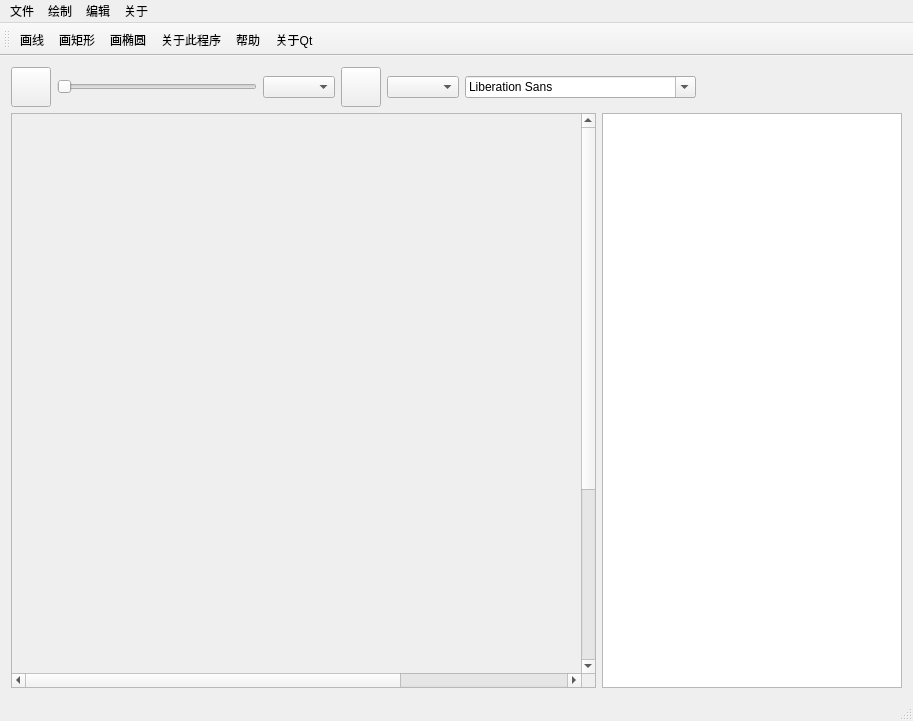
<?xml version="1.0" encoding="UTF-8"?>
<ui version="4.0">
 <class>MainWindow</class>
 <widget class="QMainWindow" name="MainWindow">
  <property name="geometry">
   <rect>
    <x>0</x>
    <y>0</y>
    <width>913</width>
    <height>721</height>
   </rect>
  </property>
  <property name="windowTitle">
   <string>Mini PhotoShop v1.0</string>
  </property>
  <property name="windowIcon">
   <iconset resource="../../imgs.qrc">
    <normaloff>:/img/img/icon.png</normaloff>:/img/img/icon.png</iconset>
  </property>
  <widget class="QWidget" name="centralWidget">
   <property name="sizePolicy">
    <sizepolicy hsizetype="Minimum" vsizetype="Minimum">
     <horstretch>0</horstretch>
     <verstretch>0</verstretch>
    </sizepolicy>
   </property>
   <layout class="QVBoxLayout" name="verticalLayout">
    <item>
     <layout class="QHBoxLayout" name="horizontalLayout">
      <item>
       <widget class="QPushButton" name="foreColorButton">
        <property name="sizePolicy">
         <sizepolicy hsizetype="Fixed" vsizetype="Fixed">
          <horstretch>0</horstretch>
          <verstretch>0</verstretch>
         </sizepolicy>
        </property>
        <property name="minimumSize">
         <size>
          <width>40</width>
          <height>40</height>
         </size>
        </property>
        <property name="maximumSize">
         <size>
          <width>40</width>
          <height>40</height>
         </size>
        </property>
        <property name="text">
         <string/>
        </property>
       </widget>
      </item>
      <item>
       <widget class="QSlider" name="penWidthSlider">
        <property name="sizePolicy">
         <sizepolicy hsizetype="Fixed" vsizetype="Fixed">
          <horstretch>0</horstretch>
          <verstretch>0</verstretch>
         </sizepolicy>
        </property>
        <property name="minimumSize">
         <size>
          <width>200</width>
          <height>0</height>
         </size>
        </property>
        <property name="maximumSize">
         <size>
          <width>200</width>
          <height>16777215</height>
         </size>
        </property>
        <property name="orientation">
         <enum>Qt::Horizontal</enum>
        </property>
       </widget>
      </item>
      <item>
       <widget class="QComboBox" name="penStyleComboBox"/>
      </item>
      <item>
       <widget class="QPushButton" name="backColorButton">
        <property name="sizePolicy">
         <sizepolicy hsizetype="Fixed" vsizetype="Fixed">
          <horstretch>0</horstretch>
          <verstretch>0</verstretch>
         </sizepolicy>
        </property>
        <property name="minimumSize">
         <size>
          <width>40</width>
          <height>40</height>
         </size>
        </property>
        <property name="maximumSize">
         <size>
          <width>40</width>
          <height>40</height>
         </size>
        </property>
        <property name="text">
         <string/>
        </property>
       </widget>
      </item>
      <item>
       <widget class="QComboBox" name="brushStyleComboBox"/>
      </item>
      <item>
       <widget class="QFontComboBox" name="fontComboBox"/>
      </item>
      <item>
       <spacer name="horizontalSpacer">
        <property name="orientation">
         <enum>Qt::Horizontal</enum>
        </property>
        <property name="sizeHint" stdset="0">
         <size>
          <width>40</width>
          <height>20</height>
         </size>
        </property>
       </spacer>
      </item>
     </layout>
    </item>
    <item>
     <layout class="QHBoxLayout" name="horizontalLayout_3">
      <item>
       <widget class="QScrollArea" name="scrollArea">
        <property name="widgetResizable">
         <bool>true</bool>
        </property>
        <widget class="QWidget" name="scrollAreaWidgetContents">
         <property name="geometry">
          <rect>
           <x>0</x>
           <y>0</y>
           <width>822</width>
           <height>822</height>
          </rect>
         </property>
         <layout class="QHBoxLayout" name="horizontalLayout_2">
          <item>
           <widget class="ImageWidget" name="MainDisplayWidget" native="true">
            <property name="sizePolicy">
             <sizepolicy hsizetype="Fixed" vsizetype="Fixed">
              <horstretch>0</horstretch>
              <verstretch>0</verstretch>
             </sizepolicy>
            </property>
            <property name="minimumSize">
             <size>
              <width>800</width>
              <height>800</height>
             </size>
            </property>
            <property name="maximumSize">
             <size>
              <width>800</width>
              <height>800</height>
             </size>
            </property>
            <zorder>listView</zorder>
           </widget>
          </item>
         </layout>
        </widget>
       </widget>
      </item>
      <item>
       <widget class="QListWidget" name="layoutListWidget">
        <property name="sizePolicy">
         <sizepolicy hsizetype="Preferred" vsizetype="Preferred">
          <horstretch>0</horstretch>
          <verstretch>0</verstretch>
         </sizepolicy>
        </property>
        <property name="minimumSize">
         <size>
          <width>300</width>
          <height>0</height>
         </size>
        </property>
       </widget>
      </item>
     </layout>
    </item>
   </layout>
  </widget>
  <widget class="QMenuBar" name="menuBar">
   <property name="geometry">
    <rect>
     <x>0</x>
     <y>0</y>
     <width>913</width>
     <height>25</height>
    </rect>
   </property>
   <widget class="QMenu" name="menu">
    <property name="title">
     <string>文件</string>
    </property>
    <addaction name="action_newCanvas"/>
    <addaction name="action_openPic"/>
    <addaction name="action_saveCanvas"/>
    <addaction name="action_saveAsPic"/>
   </widget>
   <widget class="QMenu" name="menu_2">
    <property name="title">
     <string>绘制</string>
    </property>
    <addaction name="action_drawLine"/>
    <addaction name="action_drawEllipse"/>
    <addaction name="action_drawRect"/>
   </widget>
   <widget class="QMenu" name="menu_3">
    <property name="title">
     <string>关于</string>
    </property>
    <addaction name="action_aboutPro"/>
    <addaction name="action_aboutQt"/>
    <addaction name="action_help"/>
   </widget>
   <widget class="QMenu" name="menu_4">
    <property name="title">
     <string>编辑</string>
    </property>
   </widget>
   <addaction name="menu"/>
   <addaction name="menu_2"/>
   <addaction name="menu_4"/>
   <addaction name="menu_3"/>
  </widget>
  <widget class="QToolBar" name="mainToolBar">
   <attribute name="toolBarArea">
    <enum>TopToolBarArea</enum>
   </attribute>
   <attribute name="toolBarBreak">
    <bool>false</bool>
   </attribute>
   <addaction name="action_drawLine"/>
   <addaction name="action_drawRect"/>
   <addaction name="action_drawEllipse"/>
   <addaction name="action_aboutPro"/>
   <addaction name="action_help"/>
   <addaction name="action_aboutQt"/>
  </widget>
  <widget class="QStatusBar" name="statusBar"/>
  <action name="action_newCanvas">
   <property name="text">
    <string>新建工程</string>
   </property>
  </action>
  <action name="action_openPic">
   <property name="text">
    <string>打开图片</string>
   </property>
  </action>
  <action name="action_saveCanvas">
   <property name="text">
    <string>保存工程</string>
   </property>
  </action>
  <action name="action_saveAsPic">
   <property name="text">
    <string>另存为图片</string>
   </property>
  </action>
  <action name="action_drawLine">
   <property name="checkable">
    <bool>false</bool>
   </property>
   <property name="checked">
    <bool>false</bool>
   </property>
   <property name="enabled">
    <bool>true</bool>
   </property>
   <property name="icon">
    <iconset resource="../../imgs.qrc">
     <normaloff>:/img/img/line.png</normaloff>:/img/img/line.png</iconset>
   </property>
   <property name="text">
    <string>画线</string>
   </property>
  </action>
  <action name="action_drawEllipse">
   <property name="icon">
    <iconset resource="../../imgs.qrc">
     <normaloff>:/img/img/ellipse.png</normaloff>:/img/img/ellipse.png</iconset>
   </property>
   <property name="text">
    <string>画椭圆</string>
   </property>
  </action>
  <action name="action_aboutPro">
   <property name="icon">
    <iconset resource="../../imgs.qrc">
     <normaloff>:/img/img/information.png</normaloff>:/img/img/information.png</iconset>
   </property>
   <property name="text">
    <string>关于此程序</string>
   </property>
  </action>
  <action name="action_aboutQt">
   <property name="icon">
    <iconset resource="../../imgs.qrc">
     <normaloff>:/img/img/qt.png</normaloff>:/img/img/qt.png</iconset>
   </property>
   <property name="text">
    <string>关于Qt</string>
   </property>
  </action>
  <action name="action_help">
   <property name="icon">
    <iconset resource="../../imgs.qrc">
     <normaloff>:/img/img/help.png</normaloff>:/img/img/help.png</iconset>
   </property>
   <property name="text">
    <string>帮助</string>
   </property>
  </action>
  <action name="action_drawRect">
   <property name="icon">
    <iconset resource="../../imgs.qrc">
     <normaloff>:/img/img/Rect.png</normaloff>:/img/img/Rect.png</iconset>
   </property>
   <property name="text">
    <string>画矩形</string>
   </property>
  </action>
 </widget>
 <layoutdefault spacing="6" margin="11"/>
 <customwidgets>
  <customwidget>
   <class>ImageWidget</class>
   <extends>QWidget</extends>
   <header>src/View/imagewidget.h</header>
   <container>1</container>
  </customwidget>
 </customwidgets>
 <resources>
  <include location="../../imgs.qrc"/>
 </resources>
 <connections/>
</ui>
